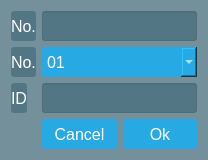
<?xml version="1.0" encoding="UTF-8"?>
<ui version="4.0">
 <class>EditDbDialog</class>
 <widget class="QDialog" name="EditDbDialog">
  <property name="geometry">
   <rect>
    <x>0</x>
    <y>0</y>
    <width>208</width>
    <height>158</height>
   </rect>
  </property>
  <property name="windowTitle">
   <string>Dialog</string>
  </property>
  <property name="styleSheet">
   <string notr="true">QWidget
{
	background:  rgba(32, 80, 96, 100);
	color: white;
}

QLabel, QCheckBox
{ 
	color: white; 
	border-radius: 3px;
}


QPushButton, QComboBox
{
	color: white;
	background-color: #27a9e3;
	border-width: 0px;
	border-radius: 3px;
}

QPushButton:hover, QComboBox:hover, QPushButton:checked{ background-color: #66c011; }

QTableView
{
	background:  rgba(32, 80, 96, 100);
	color: white;
}

QHeaderView::section { color:black }</string>
  </property>
  <layout class="QFormLayout" name="formLayout_2">
   <item row="0" column="0">
    <widget class="QLabel" name="cardNumLabel">
     <property name="minimumSize">
      <size>
       <width>0</width>
       <height>30</height>
      </size>
     </property>
     <property name="font">
      <font>
       <pointsize>12</pointsize>
      </font>
     </property>
     <property name="text">
      <string>No.</string>
     </property>
    </widget>
   </item>
   <item row="2" column="0">
    <widget class="QLabel" name="identifierLabel">
     <property name="minimumSize">
      <size>
       <width>0</width>
       <height>30</height>
      </size>
     </property>
     <property name="font">
      <font>
       <pointsize>12</pointsize>
      </font>
     </property>
     <property name="text">
      <string>ID</string>
     </property>
    </widget>
   </item>
   <item row="0" column="1">
    <widget class="QLineEdit" name="cardNumLineEdit">
     <property name="minimumSize">
      <size>
       <width>0</width>
       <height>30</height>
      </size>
     </property>
     <property name="font">
      <font>
       <pointsize>12</pointsize>
      </font>
     </property>
    </widget>
   </item>
   <item row="2" column="1">
    <widget class="QLineEdit" name="idLineEdit">
     <property name="minimumSize">
      <size>
       <width>0</width>
       <height>30</height>
      </size>
     </property>
     <property name="font">
      <font>
       <pointsize>12</pointsize>
      </font>
     </property>
    </widget>
   </item>
   <item row="3" column="1">
    <layout class="QHBoxLayout" name="horizontalLayout">
     <item>
      <widget class="QPushButton" name="cancelBtn">
       <property name="minimumSize">
        <size>
         <width>0</width>
         <height>30</height>
        </size>
       </property>
       <property name="font">
        <font>
         <pointsize>12</pointsize>
        </font>
       </property>
       <property name="focusPolicy">
        <enum>Qt::NoFocus</enum>
       </property>
       <property name="text">
        <string>Cancel</string>
       </property>
      </widget>
     </item>
     <item>
      <widget class="QPushButton" name="okBtn">
       <property name="minimumSize">
        <size>
         <width>0</width>
         <height>30</height>
        </size>
       </property>
       <property name="font">
        <font>
         <pointsize>12</pointsize>
        </font>
       </property>
       <property name="text">
        <string>Ok</string>
       </property>
      </widget>
     </item>
    </layout>
   </item>
   <item row="1" column="1">
    <widget class="QComboBox" name="deskNumComboBox">
     <property name="minimumSize">
      <size>
       <width>0</width>
       <height>30</height>
      </size>
     </property>
     <property name="baseSize">
      <size>
       <width>0</width>
       <height>0</height>
      </size>
     </property>
     <property name="font">
      <font>
       <pointsize>12</pointsize>
      </font>
     </property>
     <property name="currentText">
      <string notr="true">01</string>
     </property>
     <property name="maxCount">
      <number>30</number>
     </property>
     <item>
      <property name="text">
       <string>01</string>
      </property>
     </item>
     <item>
      <property name="text">
       <string>02</string>
      </property>
     </item>
     <item>
      <property name="text">
       <string>03</string>
      </property>
     </item>
     <item>
      <property name="text">
       <string>04</string>
      </property>
     </item>
     <item>
      <property name="text">
       <string>05</string>
      </property>
     </item>
     <item>
      <property name="text">
       <string>06</string>
      </property>
     </item>
     <item>
      <property name="text">
       <string>07</string>
      </property>
     </item>
     <item>
      <property name="text">
       <string>08</string>
      </property>
     </item>
     <item>
      <property name="text">
       <string>09</string>
      </property>
     </item>
     <item>
      <property name="text">
       <string>10</string>
      </property>
     </item>
     <item>
      <property name="text">
       <string>11</string>
      </property>
     </item>
     <item>
      <property name="text">
       <string>12</string>
      </property>
     </item>
     <item>
      <property name="text">
       <string>13</string>
      </property>
     </item>
     <item>
      <property name="text">
       <string>14</string>
      </property>
     </item>
     <item>
      <property name="text">
       <string>15</string>
      </property>
     </item>
     <item>
      <property name="text">
       <string>16</string>
      </property>
     </item>
     <item>
      <property name="text">
       <string>17</string>
      </property>
     </item>
     <item>
      <property name="text">
       <string>18</string>
      </property>
     </item>
     <item>
      <property name="text">
       <string>19</string>
      </property>
     </item>
     <item>
      <property name="text">
       <string>20</string>
      </property>
     </item>
    </widget>
   </item>
   <item row="1" column="0">
    <widget class="QLabel" name="deskNumLabel">
     <property name="minimumSize">
      <size>
       <width>0</width>
       <height>30</height>
      </size>
     </property>
     <property name="font">
      <font>
       <pointsize>12</pointsize>
      </font>
     </property>
     <property name="text">
      <string>No.</string>
     </property>
    </widget>
   </item>
  </layout>
 </widget>
 <resources/>
 <connections/>
</ui>
